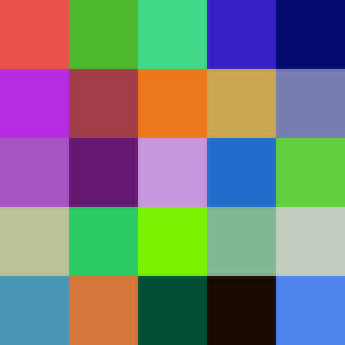
#> input picture images/25colours.ppm, 115 x 115 px, shrunk from 200 x 200 before the run (shown 3 times larger)
$ python RunMarcher.py --directory images
#> lines starting #> are read from the running program, lines starting #| are printed output that depends on the picture
### Map.py
from PIL import Image
from os import makedirs, path

class Map:
    """
    This class store image data
    """

    def __init__(self, filePath):
#> called with filePath = 'images/25colours.ppm'
        with open(filePath, 'rb') as img_handle:
            self.fileName = path.basename(filePath)
            self.img = Image.open(img_handle)
#> self.img is the input picture: PIL image 115x115 RGB; mean R, G, B 119.9, 125.4, 122.5
            (self.sx, self.sy) = self.img.size
#> self.sx = 115; self.sy = 115
            self.pixels = self.img.load()
            self.path = []

    def outputPath(self, output_path):
        """
        Outputs an image with the name Path-<fileName> (in the 'output' folder) which displays the path
        stored in self.path. The path is coloured green, with pixels at start being a brighter green
        and towards the end being a darker green.
        """
        if self.path == []:
            print('Nothing in path. Skipping output...')
            return

        makedirs(output_path, exist_ok=True)
        # Scaling factor to gradually change colour
        ptImg = self.img.copy()
        ptPix = ptImg.load()
        l = 120.0 / len(self.path)
        for i, coords in enumerate(self.path):
            ptPix[coords] = (0, 255-int(i*l), 0)
        ptImg.save('output/Path-'+self.fileName)
        ptImg.close()

    # [18 lines left out: function outputGradient, not called in this run]

### Marcher.py
class Marcher:

    class PixelNode():
        '''
        A node represents one pixel (and its attributes)
        '''
        def __init__(self, x, y, cost, previous = None):
            # Previous pixel - for backtracking a path
            self.prev = previous
            # pixel coordinates
            self.coord = (x,y)
            self.x = x
            self.y = y
            # cost of travel between this pixel and its previous pixel
            self.cost = cost

    class PriorityQueue():
        '''
        Min heap (list) implementation of priority queue
        '''
        class PQNode():
            def __init__(self, data, priority):
                self.data = data
                self.priority = priority

        def __init__(self):
            self.nodes = []
            self.size = 0

        def add(self, data, priority):

            node = Marcher.PriorityQueue.PQNode(data, priority)

            self.nodes.append(node)
            self.size += 1

            # update new node position to maintain heap property
            self._heapifyUp()

        def pop(self):
            '''
            Return element of min priority from PQ, consequently removing it
            from the heap
            '''
            if self.size == 0:
                return None
            popped = self.nodes[0].data

            # replace root node with right-bottom-most child node
            self.nodes[0] = self.nodes[-1]
            del self.nodes[-1]
            self.size -= 1

            if self.size > 1:
                # restore heap property
                self._heapifyDown()

            return popped

        def _heapifyDown(self):
            '''
            Update (percolate down) root node position until heap properties is satisfied
            '''
            parent = 0
            children = self._childrenIndex(parent)

            while children[0] is not None and children[1] is not None:

                p = self.nodes[parent] # parent node
                c1 = self.nodes[children[0]] # left child node
                c2 = None
                if children[1] is not None:
                    c2 = self.nodes[children[1]] # right child node

                # if heap condition satisfied, ie parent <= its children
                if (c2 is None and p.priority <= c1.priority
                    or (p.priority <= c1.priority and p.priority <= c2.priority)):
                    break

                # if parent has two children
                if c2 is not None:

                    # right child is smallest
                    if p.priority >= c1.priority > c2.priority:
                        # swap parent with its right child
                        temp = p
                        self.nodes[parent] = c2
                        self.nodes[children[1]] = temp
                        # update parent node index
                        parent = children[1]

                    # left child is smallest
                    elif p.priority >= c2.priority >= c1.priority:
                        # swap parent with its left child
                        temp = p
                        self.nodes[parent] = c1
                        self.nodes[children[0]] = temp
                        # update parent node index
                        parent = children[0]

                    elif p.priority > c2.priority:
                        # swap parent with its right child
                        temp = p
                        self.nodes[parent] = c2
                        self.nodes[children[1]] = temp
                        # update parent node index
                        parent = children[1]

                    elif p.priority > c1.priority:
                        # swap parent with its left child
                        temp = p
                        self.nodes[parent] = c1
                        self.nodes[children[0]] = temp
                        # update parent node index
                        parent = children[0]

                # if parent has one child
                else:
                    # left child (only child) is smaller
                    if p.priority > c1.priority:
                        # swap parent with its left child
                        temp = p
                        self.nodes[parent] = c1
                        self.nodes[children[0]] = temp
                        # update parent node index
                        parent = children[0]

                children = self._childrenIndex(parent)

        def _childrenIndex(self, index):
            '''
            Compute and returns indices of children nodes and given parent index
            '''
            child1 = index*2 + 1
            child2 = index*2 + 2

            if (child1 >= self.size):
                child1 = None

            if (child2 >= self.size):
                child2 = None

            return (child1, child2)

        def _parentIndex(self, index):
            '''
            Compute and returns index of parent node at specified child index
            '''

            # ceiling of (index - 2) / 2
            result = -(-(index - 2) // 2)
            if result < 0:
                return None
            return result

        def _heapifyUp(self):
            '''
            Update (percolate up) newly inserted node position until heap property is satisfied
            '''

            child = self.size -1 # child index
            parent = self._parentIndex(child) # parent index

            # percolate new node up until heap property is no longer violated
            while (parent is not None
                   and self.nodes[parent].priority > self.nodes[child].priority):
                # swap parent and child
                temp = self.nodes[parent]
                self.nodes[parent] = self.nodes[child]
                self.nodes[child] = temp
                # update indexes
                child = parent
                parent = self._parentIndex(child)


    @staticmethod
    def findPath(mp, weight):
        """
        Finds the least-energy path from pixel (0,0) to pixel(sx-1, sy-1), along
        with the amount of energy required to traverse this path. Here, sx and sy are the x and y
        dimensions of the image. (These are stored in 'mp')
        """
        PQ = Marcher.PriorityQueue()

        # add starting pixel to priority queue with default weight 0
        PQ.add(Marcher.PixelNode(0,0,0, None), 0)

        # store visited coordinates in set for O(1) lookup
        visited = {}
        visited[(0,0)] = True

        cur = PQ.pop()
        end_node = None # construct PixelNode once end reached
        end = False

        # check current pixel's neighbors
        # add each neighbor to priority queue if not already visited
        while cur is not None:
            # # visit each of 4 neighboring pixels starting at top in clockwise fashion
            for (x,y) in [(cur.x, cur.y-1), (cur.x+1, cur.y), (cur.x, cur.y+1), (cur.x-1, cur.y)]:

                if ((x!=cur.x and 0 <= x <= mp.sx-1)
                    or (y!=cur.y and 0 <= y <= mp.sy-1)
                    and (x, y) not in visited):

                    cost = weight(mp, (cur.x, cur.y), (x, y)) + cur.cost
                    n = Marcher.PixelNode(x, y, cost, cur)

                    # if end pixel reached
                    if x == mp.sx-1 and y == mp.sy-1:
                        end_node = n
                        end = True
                        break
                    # otherwise continue adding new pixel node to PQ
                    PQ.add(n, cost)

            if end:
                break
            cur = PQ.pop()

            while (cur.x, cur.y) in visited:
                cur = PQ.pop()

            visited[(cur.x, cur.y)] = True

        # retrace all nodes of the least path
        # sum up total cost and add coordinate of each node to mp.path
        if end_node is not None:
            prev_node = end_node.prev
            while prev_node is not None:
                # print(prev_node.coord, prev_node.cost)
                mp.path.append(prev_node.coord)
                prev_node = prev_node.prev
#> after the loop, mp.path = 228 pairs, first value 0 to 113, second value 0 to 114

        return end_node.cost

### Weight.py
from Map import Map

def similar_colour(mp, a, b):
    '''
    Colored weight function.
    Given Map mp, calculates euclidean distance between RGB of pixel a and b.
    '''
    #   The weight between two pixels is the euclidean distance between
    #   the (R,G,B) values of the 2 pixels. (If we think of them as vectors)
    pa = mp.pixels[a]
    pb = mp.pixels[b]
    dst = (pa[0]-pb[0])**2 + (pa[1]-pb[1])**2 + (pa[2]-pb[2])**2
    return (dst ** 0.5 + 0.01)

# [10 lines left out: function how_white, not called in this run]

### RunMarcher.py
from Marcher import Marcher
from Map import Map
import tkinter as tk
from tkinter import filedialog
from Weight import *
import sys
from argparse import ArgumentParser
import os

OUTPUT_DIR = "./output"

def runMarcher(image, function, filename, file_path, output_dir):
    cost = 0
    try:
        print("Parsing", file_path)
        cost = Marcher.findPath(image, function)
        image.outputPath(output_dir)
#> in outputPath, `l = 120.0 / len(self.path)`: l = 0.526
#> the loop in outputPath, `for i, coords in enumerate(self.path):` made 228 passes
#> coords on passes 1 to 3: (113, 114), (112, 114), (111, 114)
#> in outputPath, `ptImg.save('output/Path-'+self.fileName)`:
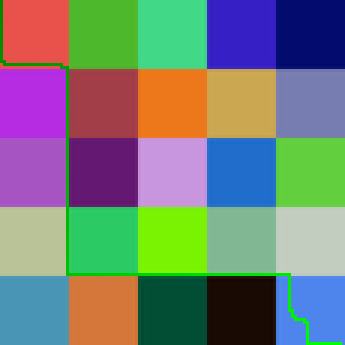
#> saved as Path-25colours.ppm: PIL image 115x115 RGB (shown 3 times larger); mean R, G, B 117.4, 126.4, 120.1
        print("Output path generated in", output_dir+"/"+filename,
                "\n    ---> Total cost of path: ", cost)
        print("...........")
    except Exception:
        print("A valid path could not be generated for this image...")

if __name__ == "__main__":

    parser = ArgumentParser()
    parser.add_argument("-d", "--directory", dest="dir", default=None,
                        help="Parses all JPG, PNG, and PPM images in DIRECTORY", metavar="DIRECTORY")
    parser.add_argument("-m", "--maze", dest="is_maze",
                        action="store_true", default=False,
                        help="Set this option if input image is a black and white maze. May not work for non-fullsized mazes")

    args = vars(parser.parse_args())

    # pase all files in selected directory
    if args["dir"]:
       for filename in os.listdir(args["dir"]):
           file_path = args["dir"] + "/" + filename
           if os.path.isfile(file_path):
                image = Map(file_path)
                runMarcher(image, similar_colour, filename, file_path, OUTPUT_DIR)
#> pass 2 of the loop `for filename in os.listdir(args["dir"]):`:
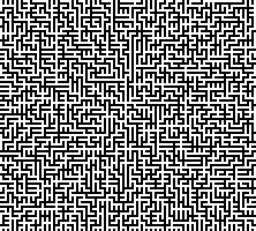
#> input picture images/bigmaze.ppm, 256 x 231 px, shrunk from 444 x 400 before the run
#> in __init__, self.img is the input picture: PIL image 256x231 RGB; min 0, max 255, mean 129.7
#> the loop in findPath (call 2), `while cur is not None:` made 24557 passes
#> the loop in outputPath (call 2), `for i, coords in enumerate(self.path):` made 505 passes
#> coords on passes 1 to 3: (255, 229), (255, 228), (255, 227)
#> in outputPath (call 2), `ptImg.save('output/Path-'+self.fileName)`:
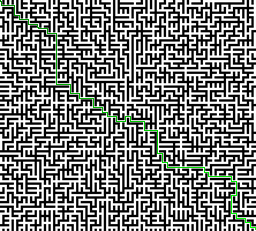
#> saved as Path-bigmaze.ppm: PIL image 256x231 RGB; mean R, G, B 127.5, 129.2, 127.5

    # prompt GUI file selection
    else:
        root = tk.Tk()
        root.withdraw()
        file_path = filedialog.askopenfilename()
        image = Map(file_path)
        if args["is_maze"]:
            runMarcher(image, how_white, file_path, file_path, OUTPUT_DIR)
        else:
            runMarcher(image, similar_colour, file_path, file_path, OUTPUT_DIR)


        # [7 lines of commented-out code are left out]
